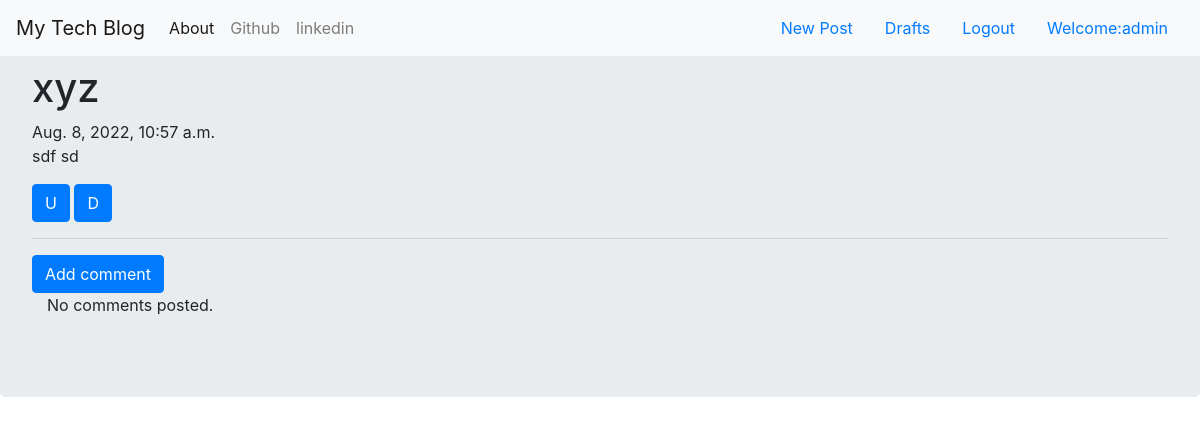
The page /postdital/1 (signed in) on the database its author committed.
### blog/models.py (models this page shows, shortened)
class post(models.Model):
    author = models.ForeignKey('auth.User',on_delete=models.CASCADE)
    title= models.CharField(max_length=200)
    text = models.TextField()
    create_date = models.DateTimeField(default=timezone.now())
    published_date = models.DateTimeField(blank=True,null=True)

### blog/views.py (the view)
# urls.py: path('postdital/<int:pk>',postdital,name='postdetail'),
def postdital(request,pk):
    if 'user' in request.session:
       user_data = post.objects.get(pk=pk)
    return render(request,'blog/post_detail.html',{'a':user_data})

### blog/templates/blog/post_detail.html (shortened to what this page needs)
{%extends 'base.html'%}
{%block content %}
<h1 class='posttitle loader'>{{a.title}}</h1>
{%if a.published_date%}
<div class="date postdate">
    {{ a.published_date }}
</div>
{%else%}
<a class="btn btn-outline-dark" href="{%url 'post_publish' pk=a.pk %}">Publish</a>
{%endif%}
<p class='postcontent' >{{ a.text|safe|linebreaksbr }}</p>
{% if 'user' in request.session %}
    <a class="btn btn-primary" href="{%url 'post_edit' pk=a.pk %}">U</a>
    <a class="btn btn-primary" href="{%url 'post_remove' pk=a.pk %} ">D</a>
{% endif %}
 <hr>
 <a class="btn btn-primary btn-comment" href="{%url 'add_comment_post' pk=a.pk%} ">Add comment</a>
 <div class="container">
    {% for comment in a.comments.all %}
    <br>
        {% if 'user' in requesrt.session or comment.approved_comment %}
                {{ comment.created_date }}
                {% if not comment.approved_comment %}
                    <a class="btn btn-primary" href="{% url 'comment_remove' pk=comment.pk %}"><span class="fa fa-remove">remove</span></a>
                    <a class="btn btn-primary" href="{% url 'comment_approve' pk=comment.pk %}"><span class="fa fa-check">approve</span></a>
                {% endif %}
            <p>{{ comment.text|safe|linebreaks }}</p>
            <p>Posted by: <strong>{{ comment.author }}</strong></p>
        {% endif %}
    {% empty %}
        <p>No comments posted.</p>
    {% endfor %}
  </div>
{%endblock%}

### blog/templates/base.html (shortened to what this page needs)
<!DOCTYPE html>
{%load static %}
<html lang="en">
<head>
    <link rel="stylesheet" href="https://cdn.jsdelivr.net/npm/bootstrap@4.6.2/dist/css/bootstrap.min.css">
</head>
<body>
    <nav class="navbar navbar-expand-lg navbar-light bg-light  fixed-top ">
        <a class="navbar-brand" href="{%url 'home'%}">My Tech Blog</a>
        <div class="collapse navbar-collapse" id="navbarSupportedContent">
          <ul class="navbar-nav mr-auto">
            <li class="nav-item active">
              <a class="nav-link" href="{%url 'about'%}">About</a>
            </li>
            <li class="nav-item">
              <a class="nav-link" href="https://github.com/Kushalpatel932">Github</a>
            </li>
            <li class="nav-item">
              <a class="nav-link" href="#">linkedin</a>
            </li>
          </ul>
          <ul class="nav justify-content-end">
            {% if 'user' in request.session %}
            <li class="nav-item">
              <a class="nav-link " href="{%url 'newpost'%}">New Post</a>
            </li>
            <li class="nav-item">
              <a class="nav-link" href="{%url 'draft'%}">Drafts</a>
            </li>
            <li class="nav-item">
              <a class="nav-link" href="{%url 'logout' %}">Logout</a>
            </li>
            <li class="nav-item">
              <a class="nav-link" href="#">Welcome:{{user}}</a>
            </li>
            {%else%}
            <li class="nav-item">
              <a class="nav-link " href="{%url 'login'%}">Login</a>
            </li>
            {%endif%}
          </ul>
        </div>
      </nav>
      <div class="jumbotron">
      {%block content%}
      {%endblock%}
      </div>
</body>
</html>

### rows shown on the page
post: title "xyz", published_date "Aug. 8, 2022, 10:57 a.m.", text "sdf sd"

### other values the page prints
{{ user }} "admin"
